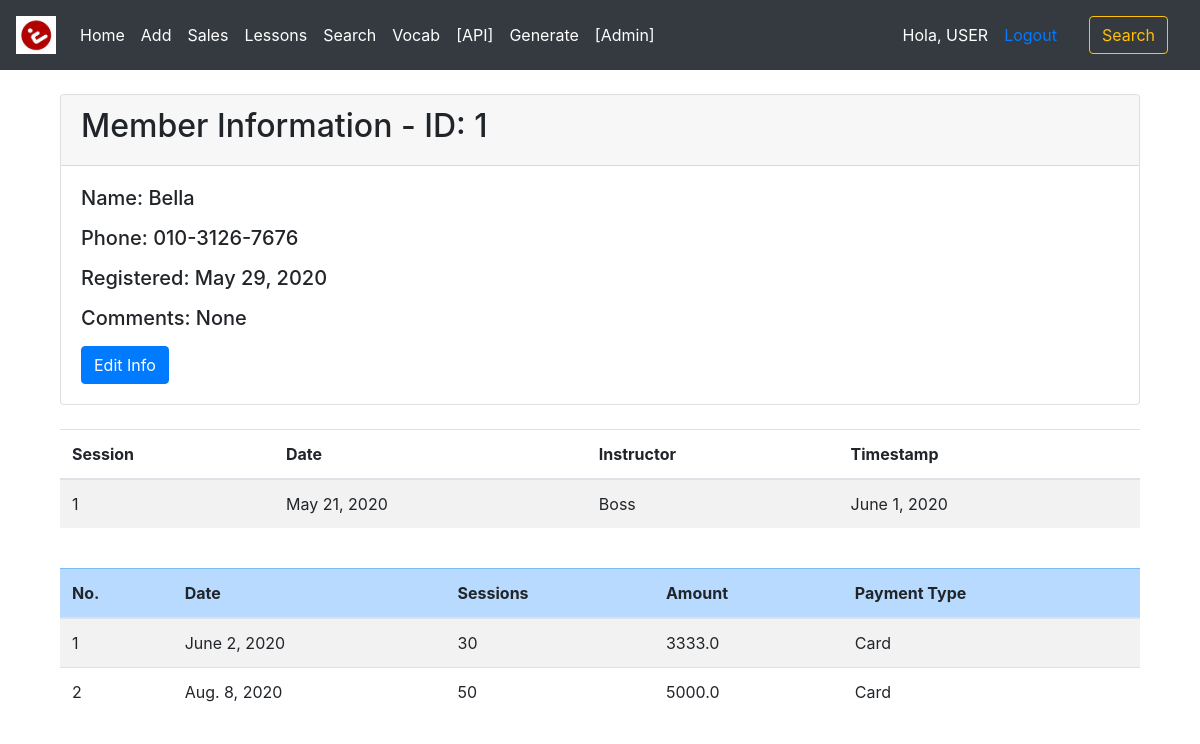
The app's page /memberinfo/1 with its own data.
### members/models.py (models this page shows, shortened)
class client(models.Model):
    name = models.CharField(max_length=200, null=True)
    age = models.IntegerField(null=True)
    phone = models.CharField(max_length=15, null=True)
    female = models.BooleanField(default=True, null=True, blank=True)
    comments = models.TextField(max_length=200, null=True, blank=True)
    registered = models.DateField(auto_now_add=True)

class lesson(models.Model):
    name = models.ForeignKey(client, null=True, on_delete=models.SET_NULL)
    lesson_date = models.DateField(auto_now_add=False, auto_now=False, blank=True)
    timestamp = models.DateField(auto_now_add=True, auto_now=False, blank=True)
    instructedby = models.ForeignKey(instructor, null=True, on_delete=models.SET_NULL)

class instructor(models.Model):
    name = models.CharField(max_length=200, null=True)
    rate = models.FloatField(null=True)
    timestamp = models.DateField(auto_now_add=True, auto_now=False, blank=True)

class sale(models.Model):
    PTYPE = (
        ('Card', 'Card'),
        ('Bank', 'Bank'),
        ('Cash', 'Cash')
    )
    name = models.ForeignKey(client, null=True, on_delete=models.SET_NULL)
    sessions = models.IntegerField(null=True)
    paid = models.FloatField(null=True)
    payment_type = models.CharField(default='Card', max_length=100, null=True, choices=PTYPE)
    payment_date = models.DateField(auto_now_add=False, auto_now=False, blank=True)
    timestamp = models.DateField(auto_now_add=True, auto_now=False, blank=True)
    comments = models.TextField(max_length=200, null=True, blank=True)

### members/views.py (the view)
# urls.py: path('memberinfo/<str:pk>', views.memberinfo, name='memberinfo'),
def memberinfo(request, pk):
    clients = client.objects.get(id=pk)
    clientlessons = clients.lesson_set.all()
    clientpayments = clients.sale_set.all()
    context = {'clients': clients, 'clientlessons':clientlessons, 'clientpayments':clientpayments}
    return render(request, 'members/memberinfo.html', context)

### members/templates/members/memberinfo.html
{% extends 'members/base.html' %}
{% block content %}
{% load bootstrap %}
<div class="container">
  <div class="card">
  <div class="card-header">
    <h2>Member Information - ID: {{clients.id}}</h2>
  </div>
  <div class="card-body">
    <h5 class="card-title">Name: {{clients.name}}</h5>
        <p><h5>Phone: {{clients.phone}}</h5></p>
    <p><h5>Registered: {{clients.registered}}</h5></p>
    <p><h5>Comments: {{clients.comments}}</h5></p>
    <a href="#" class="btn btn-primary">Edit Info</a>
  </div>
</div>
<br>
</div>
<div class="container">
                  <table class="table table-striped">
  <thead>
    <tr>
      <th scope="col">Session</th>
      <th scope="col">Date</th>
      <th scope="col">Instructor</th>
      <th scope="col">Timestamp</th>
    </tr>
  </thead>
  <tbody>
    <tr>
      {% for lesson in clientlessons %}
      <td>{{ forloop.counter}}</td>
      <td>{{lesson.lesson_date}}</td>
      <td>{{lesson.instructedby.name}}</td>
    <td>{{lesson.timestamp}}</td>
    </tr>
      {% endfor %}
  </tbody>
</table>
</div>
<br>
<div class="container">
                  <table class="table table-striped">
  <thead>
    <tr class="table-primary">
      <th scope="col">No.</th>
            <th scope="col">Date</th>
      <th scope="col">Sessions</th>
        <th scope="col">Amount</th>
      <th scope="col">Payment Type</th>
    </tr>
  </thead>
  <tbody>
    <tr>
      {% for payment in clientpayments %}
    <td>{{ forloop.counter}}</td>
          <td>{{payment.timestamp}}</td>
              <td>{{payment.sessions}}</td>
      <td>{{payment.paid}}</td>
              <td>{{payment.payment_type}}</td>
    </tr>
      {% endfor %}
  </tbody>
</table>
</div>
  {% endblock %}

### records on screen
client: id "1", name "Bella", phone "010-3126-7676", registered "May 29, 2020", comments "None"
lesson: lesson_date "May 21, 2020", instructedby.name "Boss", timestamp "June 1, 2020"
sale: timestamp "June 2, 2020", sessions "30", paid "3333.0", payment_type "Card"
sale: timestamp "Aug. 8, 2020", sessions "50", paid "5000.0", payment_type "Card"
